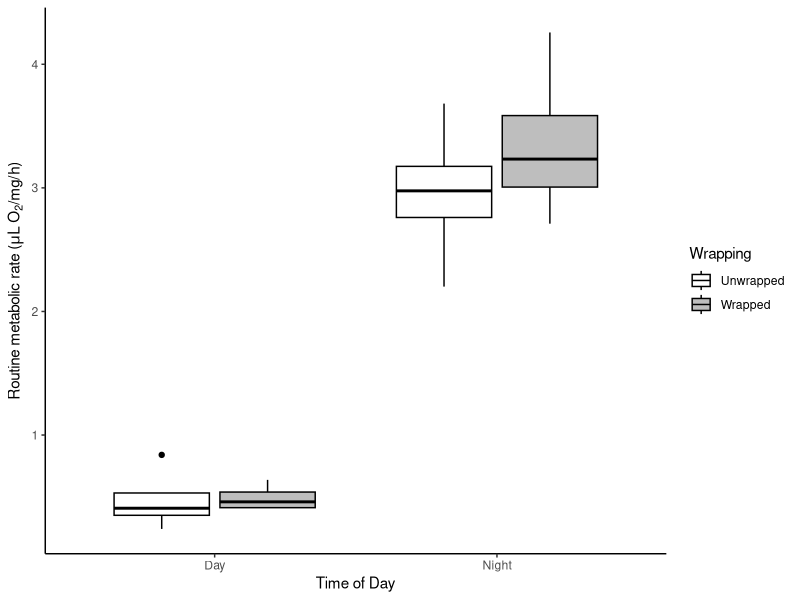

The R script that drew this image:
library(ggplot2)
#File directory
setwd("F:/Ostracod Respirometry/Prelim data")

prelim_rmr<-read.csv("prelim_rmr.csv")

prelim_rmr$wrap <- factor(prelim_rmr$wrap)
prelim_rmr$time <- factor(prelim_rmr$time)

interactive <- lm(rmr ~ time * wrap, data = prelim_rmr)
summary(interactive)

ggplot(prelim_rmr, aes(x = time, y = rmr, fill = wrap)) +
  geom_boxplot(color = "black") + scale_fill_manual(values = c("white", "grey"),labels = c("unwrapped" = "Unwrapped", "wrapped" = "Wrapped"))+ theme_classic() + labs(x = "Time of Day", fill = "Wrapping",y = bquote("Routine metabolic rate (" * mu * "L " * O[2] * "/mg/h)"))+scale_x_discrete(labels = c("day" = "Day", "night" = "Night"))
